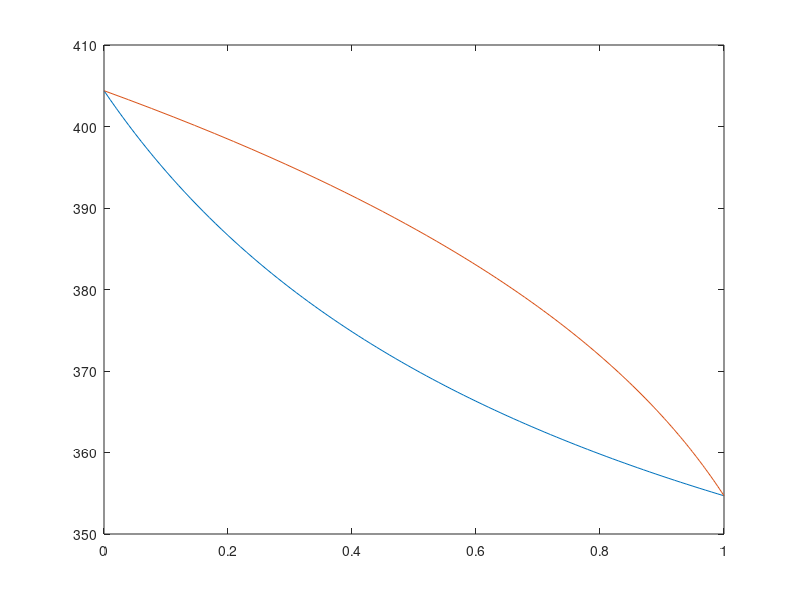

This chart was generated by the following MATLAB code:
function vle_1
    t = [0:0.01:1];
    P_benz_s=@ (T) 10.^(4.72853-1660.652./(T-1.461)); %давление паров бензола при данной температуре
    P_benzCl_s= @ (T) 10.^(4.11083-1435.675./(T-55.124)); %давление паров хлорбензола при данной температуре
    P_benz= @ (T, x) P_benz_s(T).*x; %парциальное давление бензола в системе x - мольная доля бензола
    P_benzCl= @(T, x) P_benzCl_s(T).*(1-x); % парциальное давление хлорбензола в системе x - мольная доля бензола
    y = @(T, x) P_benz(T, x)./(P_benz(T,x)+P_benzCl(T,x)); % состав пара при  x бензола
    P= @(T, x) P_benz(T, x)+P_benzCl(T,x); % общее давление в системе
    plot(t, P(350, t.'), y(350, t.'), P(350, t.')); %pxy диаграмма при t= 350 К
    x0=t.*0+500; %вектор начальных значений температуры
    T_plot= @(x) fsolve( @(T) P(T, x)-1, x0.'); %функция расчета температуры при p=1 бар
    plot(t, T_plot(t.'), y(T_plot(t.'), t.'), T_plot(t.')); %txy диаграмма при p=1 бан
end